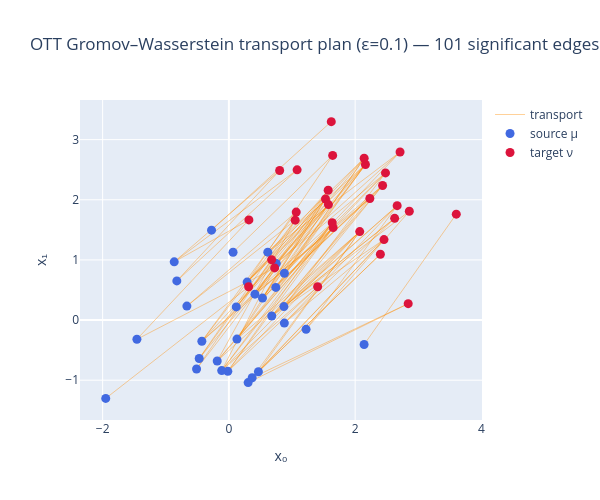

Here is the notebook cell this chart was saved with:
### Markdown cell above
The Gromov–Wasserstein plan couples points by **intra-domain** structure (pairwise distances within each cloud), not by absolute position, so its edges need not look like a clean spatial translation the way the Sinkhorn plan does.

### Code cell
# Source/target clouds + OTT Gromov–Wasserstein transport plan.
P_gw = np.asarray(gw_out['transport_plan'])

significant_gw = P_gw > 1e-2 * P_gw.max()
edge_x_gw, edge_y_gw = [], []
for i, j in zip(*np.where(significant_gw)):
    edge_x_gw += [mu_pts[i, 0], nu_pts[j, 0], None]
    edge_y_gw += [mu_pts[i, 1], nu_pts[j, 1], None]

fig_gw_plan = go.Figure()
fig_gw_plan.add_trace(go.Scatter(x=edge_x_gw, y=edge_y_gw, mode='lines',
                                 line=dict(color='rgba(255,140,0,0.4)', width=1),
                                 hoverinfo='skip', name='transport'))
fig_gw_plan.add_trace(go.Scatter(x=mu_pts[:, 0], y=mu_pts[:, 1], mode='markers',
                                 marker=dict(color='royalblue', size=9), name='source μ'))
fig_gw_plan.add_trace(go.Scatter(x=nu_pts[:, 0], y=nu_pts[:, 1], mode='markers',
                                 marker=dict(color='crimson', size=9), name='target ν'))
fig_gw_plan.update_layout(height=500, width=600,
                          title=f'OTT Gromov–Wasserstein transport plan (ε={eps}) — {int(significant_gw.sum())} significant edges',
                          xaxis_title='x₀', yaxis_title='x₁')
fig_gw_plan.show()

### Figure 1 — Plotly figure (JSON) as saved in the notebook; plotly's stock layout.template omitted (floating-point values rounded to 4 significant figures; data arrays with more than 128 entries replaced by an {"elided": "..."} marker saying what was removed)
{"data": [{"hoverinfo": "skip", "line": {"color": "rgba(255,140,0,0.4)", "width": 1}, "mode": "lines", "name": "transport", "type": "scatter", "x": {"elided": "303 float values"}, "y": {"elided": "303 float values"}}, {"marker": {"color": "royalblue", "size": 9}, "mode": "markers", "name": "source μ", "type": "scatter", "x": [0.3047, 0.7505, -1.951, 0.1278, -0.0168, 0.8794, 0.06603, 0.4675, 0.3688, 0.8785, -0.1849, 1.223, -0.4283, 0.5323, 0.4127, 2.142, -0.5122, 0.616, -0.1139, -0.8245, 0.7433, -0.6655, 0.1167, 0.8714, 0.6789, 0.2891, -1.457, -0.4704, -0.2751, -0.8658], "y": [-1.04, 0.9406, -1.302, -0.3162, -0.853, 0.7778, 1.127, -0.8593, -0.9589, -0.04993, -0.6809, -0.1545, -0.3521, 0.3654, 0.4308, -0.4064, -0.8138, 1.129, -0.8402, 0.6506, 0.5432, 0.2322, 0.2187, 0.2236, 0.06758, 0.6313, -0.3197, -0.6389, 1.495, 0.9683]}, {"marker": {"color": "crimson", "size": 9}, "mode": "markers", "name": "target ν", "type": "scatter", "x": [0.3171, 2.163, 2.711, 1.651, 2.858, 0.7243, 1.081, 2.142, 1.573, 2.626, 2.457, 1.637, 0.8042, 1.531, 2.481, 2.665, 1.577, 0.3127, 0.6773, 2.4, 1.622, 1.644, 1.066, 1.05, 2.84, 2.434, 1.406, 2.072, 2.233, 3.602], "y": [1.665, 2.586, 2.793, 1.538, 1.809, 0.8667, 2.497, 2.69, 2.159, 1.691, 1.338, 1.618, 2.487, 2.012, 2.447, 1.902, 1.92, 0.5529, 1.003, 1.095, 3.299, 2.738, 1.795, 1.661, 0.2727, 2.238, 0.5539, 1.471, 2.022, 1.761]}], "layout": {"height": 500, "title": {"text": "OTT Gromov–Wasserstein transport plan (ε=0.1) — 101 significant edges"}, "width": 600, "xaxis": {"title": {"text": "x₀"}}, "yaxis": {"title": {"text": "x₁"}}}}
